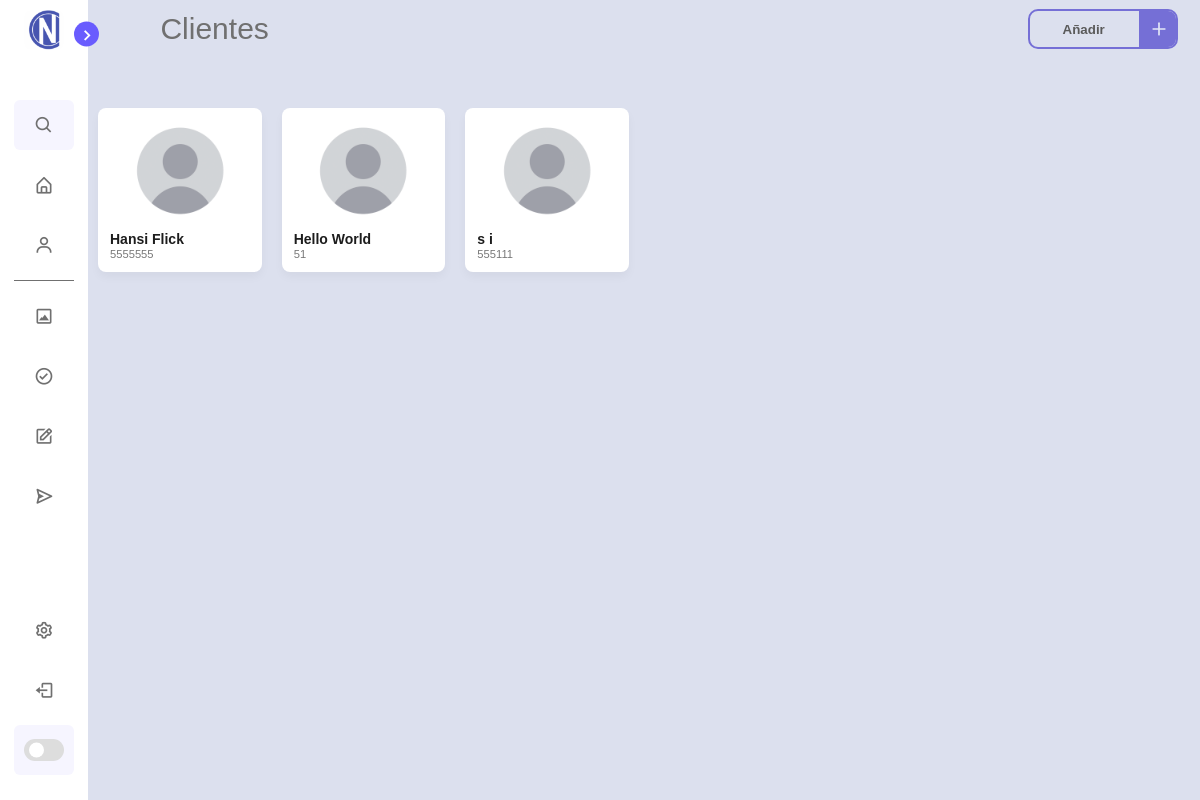
Page /Clients (signed in) on the earlier database version.
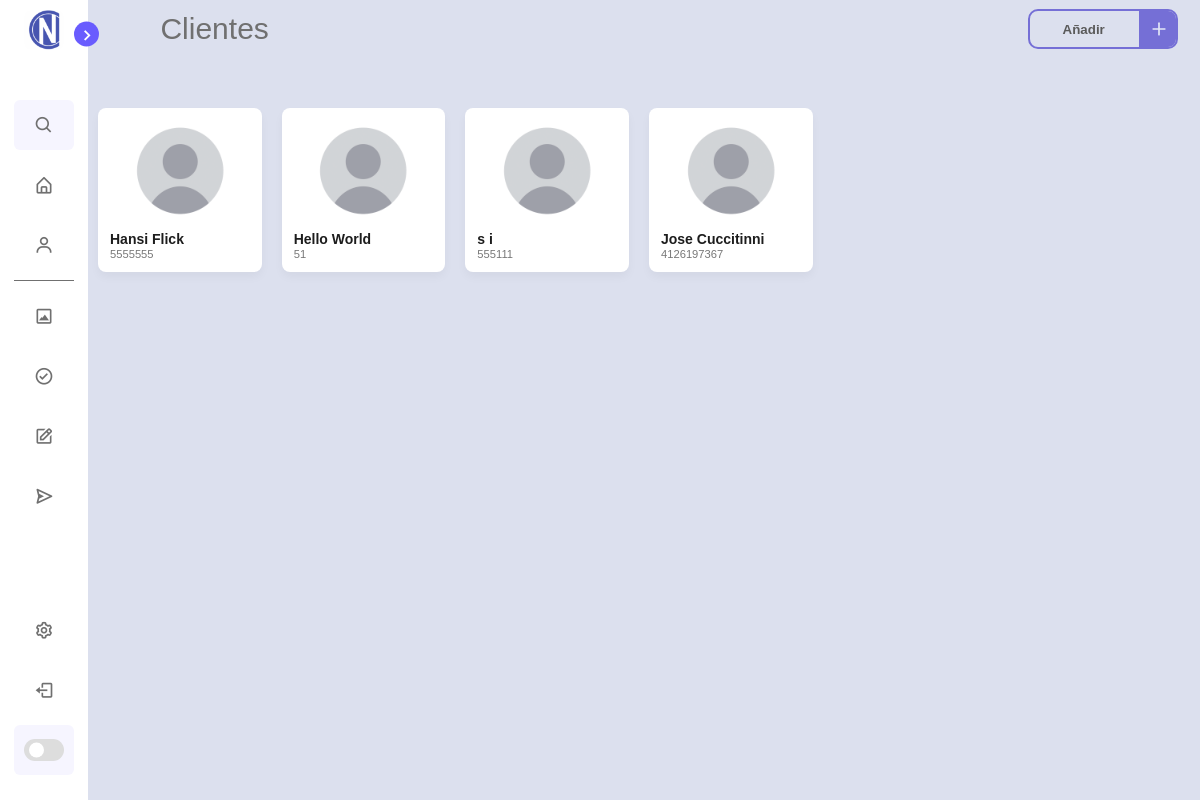
Same page on the later database version.
### tables this page shows
CREATE TABLE clientProject ( projectClientId INTEGER PRIMARY KEY AUTOINCREMENT, projectClientName TEXT, projectClientNumber INTEGER );

### new.py (the view)
@app.route("/Clients")
def clients():
    clients=try_clients()
    return  clients

### library/DB.py (called while the page is built)
def get_clients():
    conn = sqlite3.connect('library/database.db')
    cursor = conn.cursor()
    cursor.execute("SELECT projectClientName,ProjectClientNumber FROM clientProject")
    filas = cursor.fetchall()
    clientes= []
    for elemento in filas:
        if elemento not in clientes:
            clientes.append(elemento)
    return clientes

### library/URLs.py (called while the page is built)
def try_clients():
    if g.user:
        cliente=get_clients()
        return render_template("clients.html",user=g.user,cliente=cliente)
    flash("Debe de iniciar sesión primero.")
    return render_template("index.html")

### new.py (called while the page is built)
@app.before_request
def before_request():
    if "username" in session:
        g.user = session["username"]
    else:
        g.user = None

### templates/clients.html (shortened to what this page needs)
<!DOCTYPE html>
<html lang="en">
<head>
    <link rel="stylesheet" href="../static/css/clients.css">
    <link rel="stylesheet" href="../static/css/scrollbar.css">
    <link rel="stylesheet" href="https://cdnjs.cloudflare.com/ajax/libs/font-awesome/6.4.2/css/all.min.css">
    <link href='https://unpkg.com/boxicons@2.1.1/css/boxicons.min.css' rel='stylesheet'>
</head>
<body>
    <nav class="sidebar close">
        <header>
            <div class="image-text">
                <span class="image">
                    <img src="../static/img/icon.ico" alt="iconcopy">
                </span>
            </div>
            <i class='bx bx-chevron-right toggle'></i>
        </header>
        <div class="menu-bar">
            <div class="menu">
                <li class="search-box">
                    <i class='bx bx-search icon'></i>
                </li>
                <ul class="menu-links" id="home">
                    <li class="nav-link">
                        <a href="{{ url_for('home') }}">
                            <i class='bx bx-home-alt icon'></i>
                        </a>
                    </li>
                    <li class="nav-link" id="client">
                        <a href="{{ url_for('clients') }}">
                            <i class='bx bx-user icon'></i>
                        </a>
                    </li>
                </ul>
                <hr class="separator">
                <ul class="menu-links">
                    <li class="nav-link" id="diseño">
                        <a href="{{ url_for('design') }}">
                            <i class='bx bx-image-alt icon'></i>
                        </a>
                    </li>
                    <li class="nav-link" id="aprobacion">
                        <a href="#">
                            <i class='bx bx-check-circle icon'></i>
                        </a>
                    </li>
                    <li class="nav-link" id="elaboracion">
                        <a href="#">
                            <i class='bx bx-edit icon'></i>
                        </a>
                    </li>
                    <li class="nav-link" id="entrega">
                        <a href="#">
                            <i class='bx bx-send icon'></i>
                        </a>
                    </li>
                </ul>
            </div>
            <div class="bottom-content">
                <li class="">
                    <a href="{{ url_for('settings') }}">
                        <i class='bx bx-cog icon'></i>
                    </a>
                <li class="">
                    <a href="{{ url_for('logout') }}">
                        <i class='bx bx-log-out icon'></i>
                    </a>
                </li>
                <li class="mode">
                    <div class="toggle-switch">
                        <span class="switch"></span>
                    </div>
                </li>
            </div>
        </div>
    </nav>
    <section class="home">
        <div class="home-header">
            <div class="text">Clientes</div>
            <button class="add-btn" type="button" id="openModal">
                <span class="button__text">Añadir</span>
                <span class="button__icon">
                    <svg class="svg" fill="none" height="24" stroke="currentColor" stroke-linecap="round"
                        stroke-linejoin="round" stroke-width="2" viewBox="0 0 24 24" width="24"
                        xmlns="http://www.w3.org/2000/svg">
                        <line x1="12" x2="12" y1="5" y2="19"></line>
                        <line x1="5" x2="19" y1="12" y2="12"></line>
                    </svg>
                </span>
            </button>
        </div>
        <div class="card-list-client">
            {% for item in cliente %}
            <a href="{{ url_for('client', client=item[0] )}}" style="text-decoration: none;" class="client-link">
                <div class="card-client">
                    <img src="../static/img/user-default.png" alt="User Image">
                    <p class="default-client-name">{{item[0]}}</p>
                    <p class="client-company">{{item[1]}}</p>
                </div>
            </a>
            {% endfor %}
    </section>
  </body>
</html>

Differences in the rows shown:
added clientProject: projectClientName "Jose Cuccitinni", projectClientNumber "4126197367"
